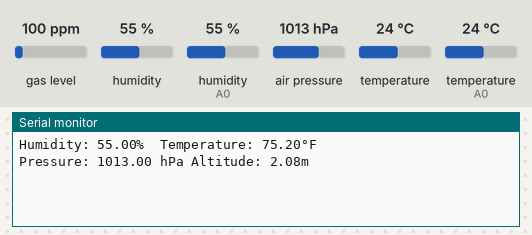
Bench run of a sketch on a simulated Arduino Uno, built with avr-gcc and run on an emulated ATmega328P. On the bench: the last lines printed to the serial monitor. The inputs (shaded band) are chosen by the test bench; at power-on: humidity (sensor on A0) 55 %, air pressure 1013 hPa, temperature (sensor on A0) 24 °C, gas level 100 ppm, humidity 55 %, temperature 24 °C.

Above: at 2.9 s.
3.0 s: humidity (sensor on A0) set to 22 %
At 4.34 s:
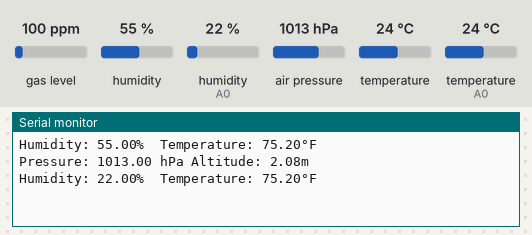
5.7 s: air pressure set to 952 hPa
At 7.8 s:
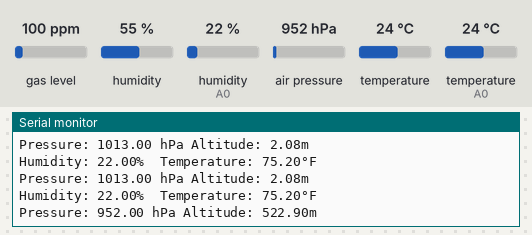
8.4 s: temperature (sensor on A0) set to 12 °C
At 9.9 s:
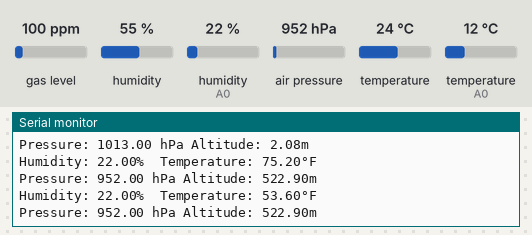
11.1 s: air pressure set to 975 hPa
At 13.6 s:
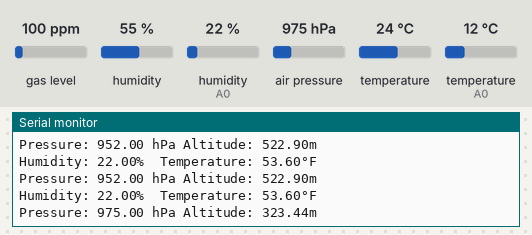
13.8 s: humidity (sensor on A0) set to 40 %
At 16.4 s:
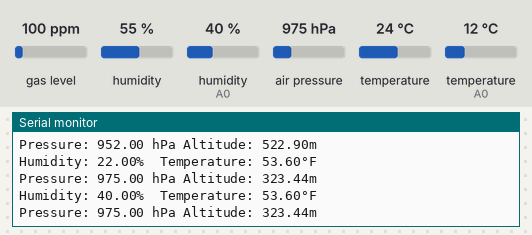
Timing chart, 0 to 17.5 s (numbered marks = the images above; inputs shaded):
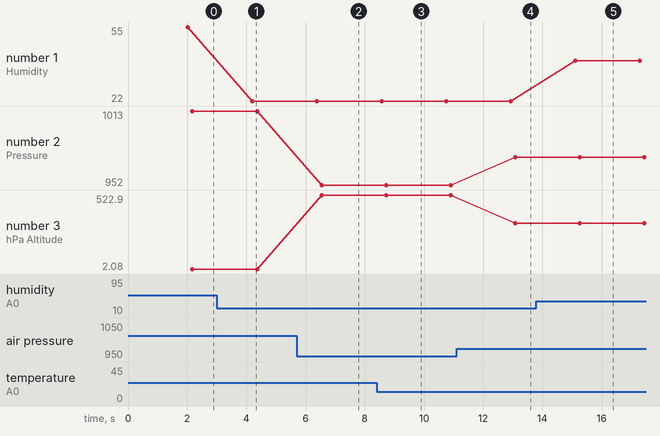

The sketch:

SensorCommunication.ino
```cpp
//libraries for DHT sensor and BMP sensor
//to add go to libraries in the arduino ide and search and add the following libraries
#include "DHT.h"
#include <Adafruit_Sensor.h>
#include "Adafruit_BMP3XX.h"

//signal pin is A0
#define DHTPIN A0
//The DHT sensor type is DHT11
#define DHTTYPE DHT11
#define SEALEVELPRESSURE_HPA (1013.25)

//DHT and BMP sensor variable
DHT dht(DHTPIN, DHTTYPE);
Adafruit_BMP3XX bmp;

//main function
void setup() {
  Serial.begin(9600);
  //checks if the sensor is found
  if(!bmp.begin_I2C()){
    Serial.println("Could not find a valid BMP388 sensor, check wiring!");
  }

  //changes some bmp sensor settings
  bmp.setTemperatureOversampling(BMP3_OVERSAMPLING_8X);
  bmp.setPressureOversampling(BMP3_OVERSAMPLING_4X);
  bmp.setIIRFilterCoeff(BMP3_IIR_FILTER_COEFF_3);
  bmp.setOutputDataRate(BMP3_ODR_50_HZ);
  //starts dht sensor
  dht.begin();

}

//this function will loop continuously after the main function
void loop() {
  delay(2000);
  float h = dht.readHumidity();
  float t = dht.readTemperature(true);
  //checking if sensor returns nan
  if(isnan(h) || isnan(t)){
    Serial.println(F("Failed to read from DHT sensor!"));
  } else {
     //prints out humidity and temperature
     Serial.print(F("Humidity: "));
     Serial.print(h);
     Serial.print(F("%  Temperature: "));
     Serial.print(t);
     Serial.print(F("°F "));
     Serial.println();
  }

  if(!bmp.performReading()){
    Serial.println("Failed to perform reading.");
  } else {
    //prints out pressure and altitude
    Serial.print("Pressure: ");
    Serial.print(bmp.pressure / 100.0);
    Serial.print(" hPa Altitude: ");
    Serial.print(bmp.readAltitude(SEALEVELPRESSURE_HPA));
    Serial.println("m");
  }
}
```

Measured:
- after the input at 3.0 s, the serial monitor: prints a new line after 1.2 s (image 1)
- after the input at 5.7 s, the serial monitor: prints a new line after 0.84 s (image 2)
- after the input at 8.4 s, the serial monitor: prints a new line after 0.17 s (image 3)
- after the input at 11.1 s, the serial monitor: prints a new line after 2.0 s (image 4)
- after the input at 13.8 s, the serial monitor: prints a new line after 1.3 s (image 5)
- plotted number 1: 55 → 22 after the input at 3.0 s, 22 → 40 after the input at 13.8 s
- plotted number 2: 1013 → 952 after the input at 5.7 s, 952 → 975 after the input at 11.1 s
- plotted number 3: 2.08 → 522.9 after the input at 5.7 s, 522.9 → 323.44 after the input at 11.1 s
